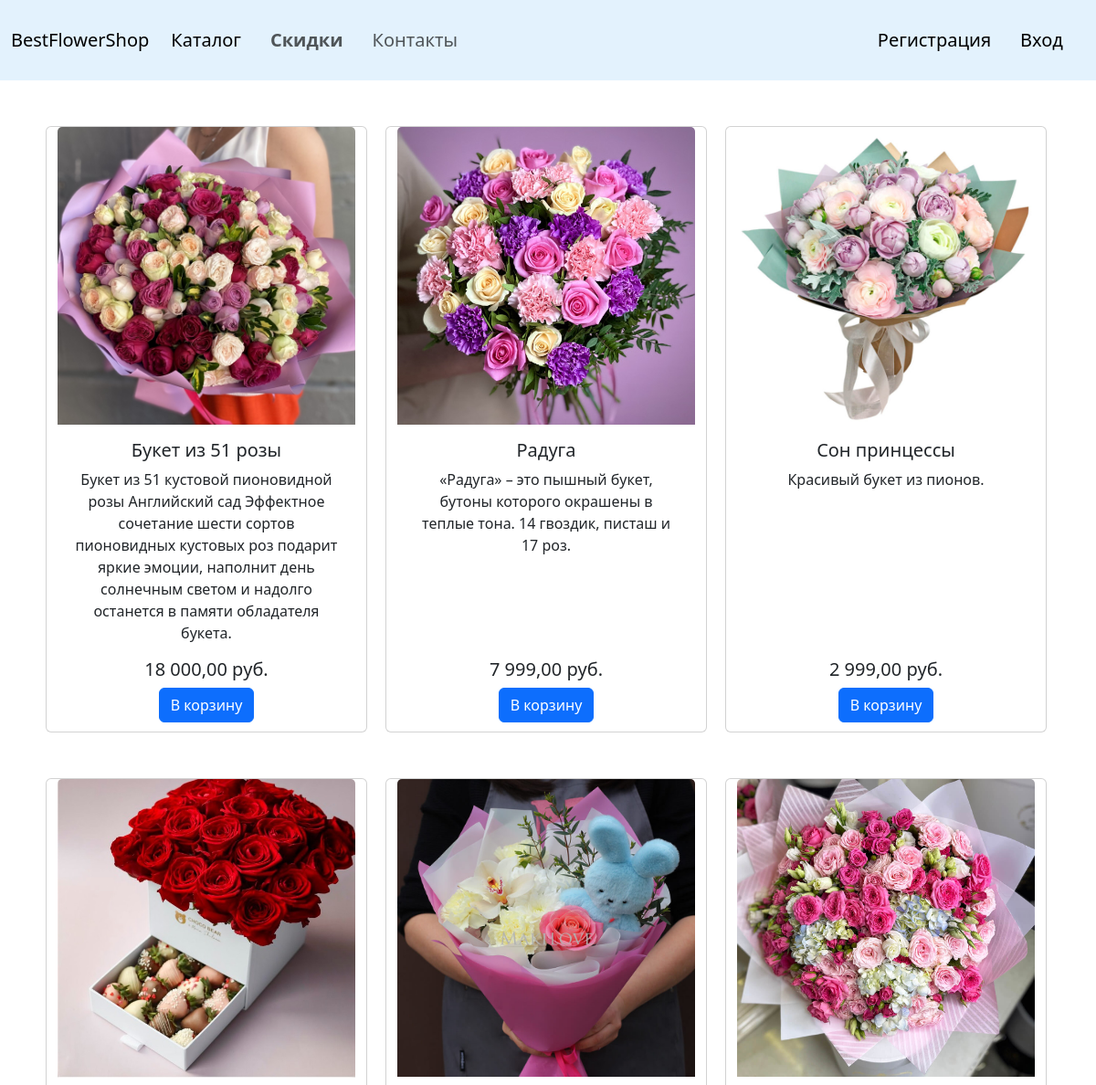
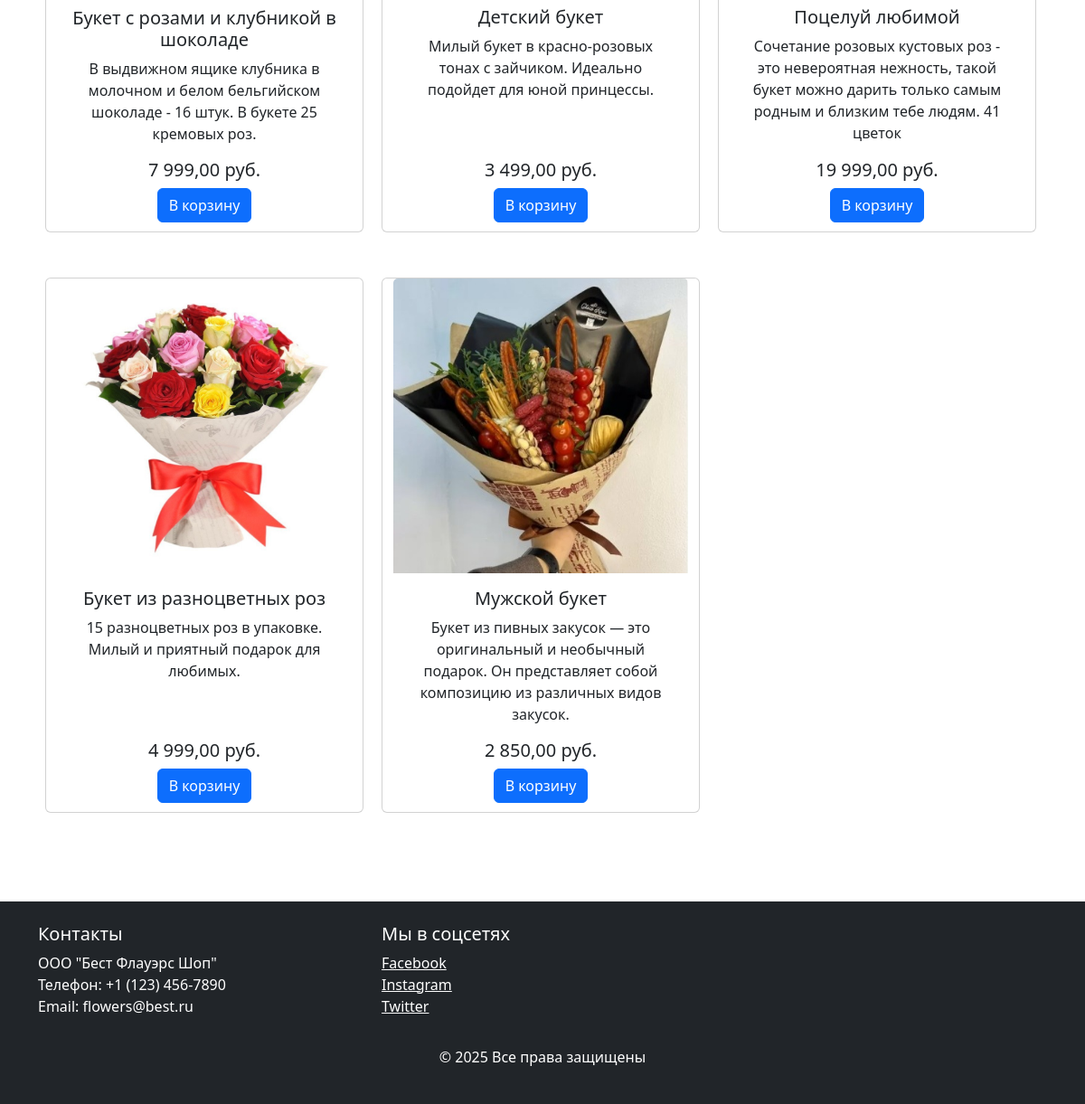
The page / on the database its author committed (2 pictures, top to bottom).
### catalog/models.py (models this page shows)
class Flower(models.Model):
    name = models.CharField(max_length=100, verbose_name="Название товара")
    description = models.TextField(verbose_name="Описание")
    price = models.DecimalField(verbose_name="Цена", max_digits=10, decimal_places=2)
    availability = models.IntegerField(verbose_name="Доступно к заказу")
    picture = models.ImageField(upload_to = 'catalog/static/catalog/img', verbose_name="Изображение")
    def __str__(self):
        return self.name
    class Meta:
        verbose_name = "Цветок"
        verbose_name_plural = "Цветы"

### catalog/views.py (the view)
# urls.py: path('', include('catalog.urls')),
def catalog(request):
    flowers = Flower.objects.all()
    for flower in flowers:
        print(str(flower))
    return render(request, 'catalog/catalog.html', {'flowers': flowers})

### catalog/templatetags/my_filters.py (called while the page is built)
@register.filter
def slice_from_eighth(value):
    return value[8:]

### catalog/templates/catalog/catalog.html (shortened to what this page needs)
{% extends 'catalog/layout.html' %}
{% load static %}
{% load my_filters %}
{% load humanize %}
{% block content%}
<div class="container" style="margin-top:50px">
  <div class="row">
   {% for flower in flowers %}
    {% if flower.availability > 0 %}
    <div class="card" style="width: 22rem; text-align: center; display: flex; flex-direction: column; justify-content: space-between; padding-bottom: 10px;margin-bottom: 50px; margin-left: 20px">
        <img src="{{flower.picture.url|slice_from_eighth}}" class="card-img-top" alt="{{flower.picture.url}}">
        <div class="card-body" style="flex-grow: 1;">
            <h5 class="card-title">{{flower.name}}</h5>
            <p class="card-text">{{flower.description}}</p>
        </div>
        <div style="margin-top: auto;">
            <h5 class="card-title">{{flower.price|intcomma}} руб.</h5>
                {% if request.user.is_authenticated %}
                    <button class="add-to-cart btn btn-primary order-button" data-product-id="{{ flower.id }}">В корзину</button>
                {% else %}
                    <button type="button" class="btn btn-primary" data-bs-toggle="modal" data-bs-target="#staticBackdrop">В корзину</button>
                {% endif %}
        </div>
    </div>
    {% endif %}
    {% endfor %}
  </div>
</div>
{% endblock %}

### catalog/templates/catalog/layout.html (shortened to what this page needs)
{% load static %}
<!DOCTYPE html>
<html lang="en">
<head>
    <link href="https://cdn.jsdelivr.net/npm/bootstrap@5.3.3/dist/css/bootstrap.min.css" rel="stylesheet">
</head>
<body style="display: flex;flex-direction: column; min-height: 100vh;">
    {% include 'catalog/header.html'%}
    <section style="flex:1">
        {% block content %}
        {% endblock %}
    </section>
    {%include 'catalog/bottom.html'%}
</body>
</html>

### catalog/templates/catalog/header.html
{% load static %}
<nav class="navbar navbar-expand-lg " style="background-color: #e3f2fd;">
  <div class="container-fluid">
    <a class="navbar-brand" href="{% url 'catalog' %}">BestFlowerShop</a>
    <div class="collapse navbar-collapse" id="navbarText">
      <ul class="navbar-nav me-auto mb-2 mb-lg-0">
        <li class="navbar-brand">
          <a class="nav-link active" aria-current="page" href="{% url 'catalog' %}">Каталог</a>
        </li>
        <li class="navbar-brand">
          <a class="nav-link" href="#"><b>Скидки</b></a>
        </li>
        <li class="navbar-brand">
          <a class="nav-link" href="#bottom">Контакты</a>
        </li>
      </ul>
      <span class="navbar-text">
        <ul class="navbar-nav me-auto mb-2 mb-lg-0">
          {% if request.user.is_authenticated %}
            <li class="navbar-brand"><a class="nav-link" href="{% url 'cart_detail' %}">Корзина</a></li>
            <li class="navbar-brand">
              <div class="collapse navbar-collapse" id="navbarNavDarkDropdown">
                <ul class="navbar-nav">
                  <li class="nav-item dropdown">
                    <a class="nav-link dropdown-toggle" href="#" id="navbarDarkDropdownMenuLink" role="button" data-bs-toggle="dropdown" aria-expanded="false">
                      Профиль
                    </a>
                    <ul class="dropdown-menu" aria-labelledby="navbarDarkDropdownMenuLink">
                      <li><a class="dropdown-item" href="{% url 'my_orders' %}">Мои заказы</a></li>
                      <li><a class="dropdown-item" href="{% url 'account' %}">Настройки профиля</a></li>
                      {% if user.is_superuser %}
                        <li><a class="dropdown-item" href="{% url 'users_orders' %}">Заказы пользователей</a></li>
                      {% endif %}
                    </ul>
                  </li>
                </ul>
              </div>
            </li>
            <li class="navbar-brand"><a class="nav-link" href="{% url 'logout' %}">Выйти</a></li>
          {% else %}
            <li class="navbar-brand"><a class="nav-link" href="{% url 'register' %}">Регистрация</a></li>
            <li class="navbar-brand"><a class="nav-link" href="{% url 'login' %}">Вход</a></li>
          {% endif %}
        </ul>
      </span>
    </div>
  </div>
</nav>

### catalog/templates/catalog/bottom.html (shortened to what this page needs)
<footer class="bg-dark text-white mt-5" style="margin-top:auto; clear:both">
        <div class="container py-4">
            <div class="row">
                <div class="col-md-4">
                    <h5>Контакты</h5>
                    <ul class="list-unstyled">
                        <li>ООО "Бест Флауэрс Шоп"</li>
                        <li>Телефон: +1 (123) 456-7890</li>
                        <li>Email: flowers@best.ru</li>
                    </ul>
                </div>
                <div class="col-md-4">
                    <h5>Мы в соцсетях</h5>
                    <ul class="list-unstyled">
                        <li><a href="#" class="text-white">Facebook</a></li>
                        <li><a href="#" class="text-white">Instagram</a></li>
                        <li><a href="#" class="text-white">Twitter</a></li>
                    </ul>
                </div>
            </div>
            <div class="text-center mt-3">
                <p>&copy; 2025 Все права защищены</p>
            </div>
        </div>
    </footer>

### rows shown on the page
Flower: picture (picture), name "Букет из 51 розы", description "Букет из 51 кустовой пионовидной розы Английский сад Эффектное сочетание шести сортов пионовидных кустовых роз подарит яркие эмоции, наполнит день солнечным светом и надолго останется в памяти обладателя букета.", price "18 000,00"
Flower: picture (picture), name "Радуга", description "«Радуга» – это пышный букет, бутоны которого окрашены в теплые тона. 14 гвоздик, писташ и 17 роз.", price "7 999,00"
Flower: picture (picture), name "Сон принцессы", description "Красивый букет из пионов.", price "2 999,00"
Flower: picture (picture), name "Букет с розами и клубникой в шоколаде", description "В выдвижном ящике клубника в молочном и белом бельгийском шоколаде - 16 штук. В букете 25 кремовых роз.", price "7 999,00"
Flower: picture (picture), name "Детский букет", description "Милый букет в красно-розовых тонах с зайчиком. Идеально подойдет для юной принцессы.", price "3 499,00"
Flower: picture (picture), name "Поцелуй любимой", description "Сочетание розовых кустовых роз - это невероятная нежность, такой букет можно дарить только самым родным и близким тебе людям. 41 цветок", price "19 999,00"
Flower: picture (picture), name "Букет из разноцветных роз", description "15 разноцветных роз в упаковке. Милый и приятный подарок для любимых.", price "4 999,00"
Flower: picture (picture), name "Мужской букет", description "Букет из пивных закусок — это оригинальный и необычный подарок. Он представляет собой композицию из различных видов закусок.", price "2 850,00"
